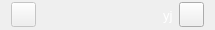
         <widget class="QFrame" name="frame_settingsBar">
          <property name="minimumSize">
           <size>
            <width>0</width>
            <height>30</height>
           </size>
          </property>
          <property name="maximumSize">
           <size>
            <width>16777215</width>
            <height>30</height>
           </size>
          </property>
          <property name="styleSheet">
           <string notr="true"/>
          </property>
          <property name="frameShape">
           <enum>QFrame::NoFrame</enum>
          </property>
          <property name="frameShadow">
           <enum>QFrame::Raised</enum>
          </property>
          <property name="lineWidth">
           <number>0</number>
          </property>
          <layout class="QHBoxLayout" name="horizontalLayout_7">
           <property name="topMargin">
            <number>2</number>
           </property>
           <property name="bottomMargin">
            <number>2</number>
           </property>
           <item>
            <widget class="QPushButton" name="btn_user_settings_2">
             <property name="enabled">
              <bool>false</bool>
             </property>
             <property name="sizePolicy">
              <sizepolicy hsizetype="Fixed" vsizetype="Fixed">
               <horstretch>0</horstretch>
               <verstretch>0</verstretch>
              </sizepolicy>
             </property>
             <property name="minimumSize">
              <size>
               <width>25</width>
               <height>25</height>
              </size>
             </property>
             <property name="maximumSize">
              <size>
               <width>25</width>
               <height>25</height>
              </size>
             </property>
             <property name="styleSheet">
              <string notr="true"/>
             </property>
             <property name="text">
              <string/>
             </property>
             <property name="iconSize">
              <size>
               <width>20</width>
               <height>20</height>
              </size>
             </property>
            </widget>
           </item>
           <item>
            <widget class="QLabel" name="label_user_id_settings_2">
             <property name="enabled">
              <bool>true</bool>
             </property>
             <property name="styleSheet">
              <string notr="true">color:transparent</string>
             </property>
             <property name="text">
              <string>yj</string>
             </property>
             <property name="textFormat">
              <enum>Qt::AutoText</enum>
             </property>
            </widget>
           </item>
           <item>
            <spacer name="horizontalSpacer_13">
             <property name="orientation">
              <enum>Qt::Horizontal</enum>
             </property>
             <property name="sizeHint" stdset="0">
              <size>
               <width>40</width>
               <height>20</height>
              </size>
             </property>
            </spacer>
           </item>
           <item>
            <widget class="QLabel" name="icon_settings">
             <property name="minimumSize">
              <size>
               <width>20</width>
               <height>20</height>
              </size>
             </property>
             <property name="maximumSize">
              <size>
               <width>20</width>
               <height>20</height>
              </size>
             </property>
             <property name="text">
              <string/>
             </property>
             <property name="pixmap">
              <pixmap resource="../src/ressources.qrc">:/icons/icons/settings.png</pixmap>
             </property>
             <property name="scaledContents">
              <bool>true</bool>
             </property>
             <property name="alignment">
              <set>Qt::AlignCenter</set>
             </property>
            </widget>
           </item>
           <item>
            <spacer name="horizontalSpacer_14">
             <property name="orientation">
              <enum>Qt::Horizontal</enum>
             </property>
             <property name="sizeHint" stdset="0">
              <size>
               <width>40</width>
               <height>20</height>
              </size>
             </property>
            </spacer>
           </item>
           <item>
            <widget class="QLabel" name="label_user_id_settings">
             <property name="styleSheet">
              <string notr="true">color:white; font:10pt;</string>
             </property>
             <property name="text">
              <string>yj</string>
             </property>
             <property name="textFormat">
              <enum>Qt::AutoText</enum>
             </property>
            </widget>
           </item>
           <item>
            <widget class="QPushButton" name="btn_user_settings">
             <property name="sizePolicy">
              <sizepolicy hsizetype="Fixed" vsizetype="Fixed">
               <horstretch>0</horstretch>
               <verstretch>0</verstretch>
              </sizepolicy>
             </property>
             <property name="minimumSize">
              <size>
               <width>25</width>
               <height>25</height>
              </size>
             </property>
             <property name="maximumSize">
              <size>
               <width>25</width>
               <height>25</height>
              </size>
             </property>
             <property name="text">
              <string/>
             </property>
             <property name="icon">
              <iconset resource="../src/ressources.qrc">
               <normaloff>:/icons/icons/user_w.png</normaloff>:/icons/icons/user_w.png</iconset>
             </property>
             <property name="iconSize">
              <size>
               <width>20</width>
               <height>20</height>
              </size>
             </property>
            </widget>
           </item>
          </layout>
         </widget>
